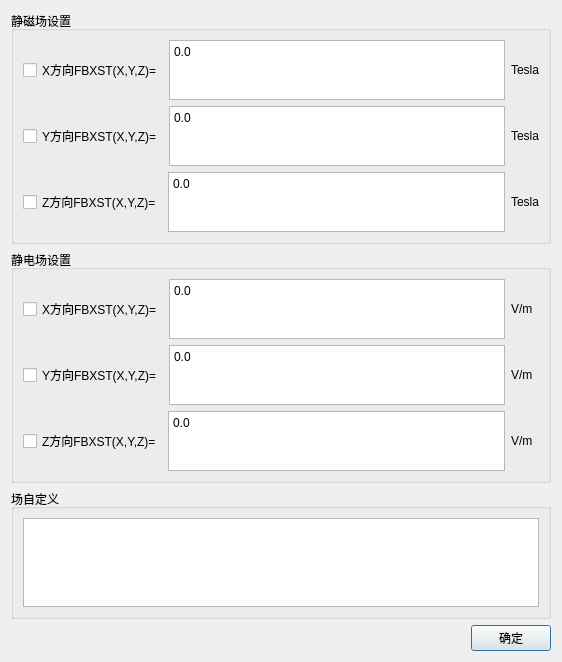
<?xml version="1.0" encoding="UTF-8"?>
<ui version="4.0">
 <class>Dialog_FieldSettingDlg</class>
 <widget class="QDialog" name="Dialog_FieldSettingDlg">
  <property name="windowModality">
   <enum>Qt::ApplicationModal</enum>
  </property>
  <property name="geometry">
   <rect>
    <x>0</x>
    <y>0</y>
    <width>557</width>
    <height>662</height>
   </rect>
  </property>
  <property name="minimumSize">
   <size>
    <width>0</width>
    <height>0</height>
   </size>
  </property>
  <property name="maximumSize">
   <size>
    <width>16777215</width>
    <height>16777215</height>
   </size>
  </property>
  <property name="windowTitle">
   <string>场设置</string>
  </property>
  <layout class="QGridLayout" name="gridLayout_4">
   <item row="0" column="0">
    <widget class="QGroupBox" name="groupBox_WorkSpace_X">
     <property name="title">
      <string>静磁场设置</string>
     </property>
     <layout class="QGridLayout" name="gridLayout_2">
      <item row="0" column="0">
       <layout class="QHBoxLayout" name="horizontalLayout_start">
        <item>
         <widget class="QCheckBox" name="checkBox_magenetic_x">
          <property name="text">
           <string>X方向FBXST(X,Y,Z)=</string>
          </property>
         </widget>
        </item>
        <item>
         <widget class="QTextEdit" name="LineEdit_magenetic_x">
          <property name="maximumSize">
           <size>
            <width>16777215</width>
            <height>60</height>
           </size>
          </property>
          <property name="html">
           <string>&lt;!DOCTYPE HTML PUBLIC &quot;-//W3C//DTD HTML 4.0//EN&quot; &quot;http://www.w3.org/TR/REC-html40/strict.dtd&quot;&gt;
&lt;html&gt;&lt;head&gt;&lt;meta name=&quot;qrichtext&quot; content=&quot;1&quot; /&gt;&lt;style type=&quot;text/css&quot;&gt;
p, li { white-space: pre-wrap; }
&lt;/style&gt;&lt;/head&gt;&lt;body style=&quot; font-family:'SimSun'; font-size:9pt; font-weight:400; font-style:normal;&quot;&gt;
&lt;p style=&quot; margin-top:0px; margin-bottom:0px; margin-left:0px; margin-right:0px; -qt-block-indent:0; text-indent:0px;&quot;&gt;0.0&lt;/p&gt;&lt;/body&gt;&lt;/html&gt;</string>
          </property>
         </widget>
        </item>
        <item>
         <widget class="QLabel" name="label_2">
          <property name="text">
           <string>Tesla</string>
          </property>
         </widget>
        </item>
       </layout>
      </item>
      <item row="1" column="0">
       <spacer name="verticalSpacer">
        <property name="orientation">
         <enum>Qt::Vertical</enum>
        </property>
        <property name="sizeHint" stdset="0">
         <size>
          <width>20</width>
          <height>40</height>
         </size>
        </property>
       </spacer>
      </item>
      <item row="2" column="0">
       <layout class="QHBoxLayout" name="horizontalLayout_start_2">
        <item>
         <widget class="QCheckBox" name="checkBox_magenetic_y">
          <property name="text">
           <string>Y方向FBXST(X,Y,Z)=</string>
          </property>
         </widget>
        </item>
        <item>
         <widget class="QTextEdit" name="LineEdit_magenetic_y">
          <property name="maximumSize">
           <size>
            <width>16777215</width>
            <height>60</height>
           </size>
          </property>
          <property name="html">
           <string>&lt;!DOCTYPE HTML PUBLIC &quot;-//W3C//DTD HTML 4.0//EN&quot; &quot;http://www.w3.org/TR/REC-html40/strict.dtd&quot;&gt;
&lt;html&gt;&lt;head&gt;&lt;meta name=&quot;qrichtext&quot; content=&quot;1&quot; /&gt;&lt;style type=&quot;text/css&quot;&gt;
p, li { white-space: pre-wrap; }
&lt;/style&gt;&lt;/head&gt;&lt;body style=&quot; font-family:'SimSun'; font-size:9pt; font-weight:400; font-style:normal;&quot;&gt;
&lt;p style=&quot; margin-top:0px; margin-bottom:0px; margin-left:0px; margin-right:0px; -qt-block-indent:0; text-indent:0px;&quot;&gt;0.0&lt;/p&gt;&lt;/body&gt;&lt;/html&gt;</string>
          </property>
         </widget>
        </item>
        <item>
         <widget class="QLabel" name="label_3">
          <property name="text">
           <string>Tesla</string>
          </property>
         </widget>
        </item>
       </layout>
      </item>
      <item row="3" column="0">
       <layout class="QHBoxLayout" name="horizontalLayout_start_4">
        <item>
         <widget class="QCheckBox" name="checkBox_magenetic_z">
          <property name="text">
           <string>Z方向FBXST(X,Y,Z)=</string>
          </property>
         </widget>
        </item>
        <item>
         <widget class="QTextEdit" name="LineEdit_magenetic_z">
          <property name="maximumSize">
           <size>
            <width>16777215</width>
            <height>60</height>
           </size>
          </property>
          <property name="html">
           <string>&lt;!DOCTYPE HTML PUBLIC &quot;-//W3C//DTD HTML 4.0//EN&quot; &quot;http://www.w3.org/TR/REC-html40/strict.dtd&quot;&gt;
&lt;html&gt;&lt;head&gt;&lt;meta name=&quot;qrichtext&quot; content=&quot;1&quot; /&gt;&lt;style type=&quot;text/css&quot;&gt;
p, li { white-space: pre-wrap; }
&lt;/style&gt;&lt;/head&gt;&lt;body style=&quot; font-family:'SimSun'; font-size:9pt; font-weight:400; font-style:normal;&quot;&gt;
&lt;p style=&quot; margin-top:0px; margin-bottom:0px; margin-left:0px; margin-right:0px; -qt-block-indent:0; text-indent:0px;&quot;&gt;0.0&lt;/p&gt;&lt;/body&gt;&lt;/html&gt;</string>
          </property>
         </widget>
        </item>
        <item>
         <widget class="QLabel" name="label_7">
          <property name="text">
           <string>Tesla</string>
          </property>
         </widget>
        </item>
       </layout>
      </item>
      <item row="4" column="0">
       <spacer name="verticalSpacer_2">
        <property name="orientation">
         <enum>Qt::Vertical</enum>
        </property>
        <property name="sizeHint" stdset="0">
         <size>
          <width>20</width>
          <height>40</height>
         </size>
        </property>
       </spacer>
      </item>
     </layout>
    </widget>
   </item>
   <item row="2" column="0">
    <widget class="QGroupBox" name="groupBox_WorkSpace_Z">
     <property name="title">
      <string>场自定义</string>
     </property>
     <layout class="QGridLayout" name="gridLayout">
      <item row="2" column="0">
       <spacer name="verticalSpacer_9">
        <property name="orientation">
         <enum>Qt::Vertical</enum>
        </property>
        <property name="sizeHint" stdset="0">
         <size>
          <width>20</width>
          <height>40</height>
         </size>
        </property>
       </spacer>
      </item>
      <item row="0" column="0">
       <spacer name="verticalSpacer_8">
        <property name="orientation">
         <enum>Qt::Vertical</enum>
        </property>
        <property name="sizeHint" stdset="0">
         <size>
          <width>516</width>
          <height>61</height>
         </size>
        </property>
       </spacer>
      </item>
      <item row="1" column="0">
       <layout class="QHBoxLayout" name="horizontalLayout_end_7">
        <item>
         <widget class="QTextEdit" name="textEdit_filed_custom">
          <property name="html">
           <string>&lt;!DOCTYPE HTML PUBLIC &quot;-//W3C//DTD HTML 4.0//EN&quot; &quot;http://www.w3.org/TR/REC-html40/strict.dtd&quot;&gt;
&lt;html&gt;&lt;head&gt;&lt;meta name=&quot;qrichtext&quot; content=&quot;1&quot; /&gt;&lt;style type=&quot;text/css&quot;&gt;
p, li { white-space: pre-wrap; }
&lt;/style&gt;&lt;/head&gt;&lt;body style=&quot; font-family:'SimSun'; font-size:9pt; font-weight:400; font-style:normal;&quot;&gt;
&lt;p style=&quot;-qt-paragraph-type:empty; margin-top:0px; margin-bottom:0px; margin-left:0px; margin-right:0px; -qt-block-indent:0; text-indent:0px;&quot;&gt;&lt;br /&gt;&lt;/p&gt;&lt;/body&gt;&lt;/html&gt;</string>
          </property>
         </widget>
        </item>
       </layout>
      </item>
     </layout>
    </widget>
   </item>
   <item row="3" column="0">
    <layout class="QHBoxLayout" name="horizontalLayout_10">
     <item>
      <spacer name="horizontalSpacer">
       <property name="orientation">
        <enum>Qt::Horizontal</enum>
       </property>
       <property name="sizeHint" stdset="0">
        <size>
         <width>40</width>
         <height>20</height>
        </size>
       </property>
      </spacer>
     </item>
     <item>
      <widget class="QPushButton" name="pushButton_ok">
       <property name="text">
        <string>确定</string>
       </property>
      </widget>
     </item>
    </layout>
   </item>
   <item row="1" column="0">
    <widget class="QGroupBox" name="groupBox_WorkSpace_Y">
     <property name="title">
      <string>静电场设置</string>
     </property>
     <layout class="QGridLayout" name="gridLayout_3">
      <item row="0" column="0" colspan="2">
       <spacer name="verticalSpacer_4">
        <property name="orientation">
         <enum>Qt::Vertical</enum>
        </property>
        <property name="sizeHint" stdset="0">
         <size>
          <width>516</width>
          <height>13</height>
         </size>
        </property>
       </spacer>
      </item>
      <item row="1" column="0">
       <layout class="QHBoxLayout" name="horizontalLayout_start_6">
        <item>
         <widget class="QCheckBox" name="checkBox_electric_x">
          <property name="text">
           <string>X方向FBXST(X,Y,Z)=</string>
          </property>
         </widget>
        </item>
        <item>
         <widget class="QTextEdit" name="LineEdit_electric_x">
          <property name="maximumSize">
           <size>
            <width>16777215</width>
            <height>60</height>
           </size>
          </property>
          <property name="html">
           <string>&lt;!DOCTYPE HTML PUBLIC &quot;-//W3C//DTD HTML 4.0//EN&quot; &quot;http://www.w3.org/TR/REC-html40/strict.dtd&quot;&gt;
&lt;html&gt;&lt;head&gt;&lt;meta name=&quot;qrichtext&quot; content=&quot;1&quot; /&gt;&lt;style type=&quot;text/css&quot;&gt;
p, li { white-space: pre-wrap; }
&lt;/style&gt;&lt;/head&gt;&lt;body style=&quot; font-family:'SimSun'; font-size:9pt; font-weight:400; font-style:normal;&quot;&gt;
&lt;p style=&quot; margin-top:0px; margin-bottom:0px; margin-left:0px; margin-right:0px; -qt-block-indent:0; text-indent:0px;&quot;&gt;0.0&lt;/p&gt;&lt;/body&gt;&lt;/html&gt;</string>
          </property>
         </widget>
        </item>
        <item>
         <widget class="QLabel" name="label_8">
          <property name="text">
           <string>V/m</string>
          </property>
         </widget>
        </item>
       </layout>
      </item>
      <item row="2" column="0" colspan="2">
       <spacer name="verticalSpacer_5">
        <property name="orientation">
         <enum>Qt::Vertical</enum>
        </property>
        <property name="sizeHint" stdset="0">
         <size>
          <width>516</width>
          <height>13</height>
         </size>
        </property>
       </spacer>
      </item>
      <item row="3" column="0">
       <layout class="QHBoxLayout" name="horizontalLayout_start_5">
        <item>
         <widget class="QCheckBox" name="checkBox_electric_y">
          <property name="text">
           <string>Y方向FBXST(X,Y,Z)=</string>
          </property>
         </widget>
        </item>
        <item>
         <widget class="QTextEdit" name="LineEdit_electric_y">
          <property name="maximumSize">
           <size>
            <width>16777215</width>
            <height>60</height>
           </size>
          </property>
          <property name="html">
           <string>&lt;!DOCTYPE HTML PUBLIC &quot;-//W3C//DTD HTML 4.0//EN&quot; &quot;http://www.w3.org/TR/REC-html40/strict.dtd&quot;&gt;
&lt;html&gt;&lt;head&gt;&lt;meta name=&quot;qrichtext&quot; content=&quot;1&quot; /&gt;&lt;style type=&quot;text/css&quot;&gt;
p, li { white-space: pre-wrap; }
&lt;/style&gt;&lt;/head&gt;&lt;body style=&quot; font-family:'SimSun'; font-size:9pt; font-weight:400; font-style:normal;&quot;&gt;
&lt;p style=&quot; margin-top:0px; margin-bottom:0px; margin-left:0px; margin-right:0px; -qt-block-indent:0; text-indent:0px;&quot;&gt;0.0&lt;/p&gt;&lt;/body&gt;&lt;/html&gt;</string>
          </property>
         </widget>
        </item>
        <item>
         <widget class="QLabel" name="label_5">
          <property name="text">
           <string>V/m</string>
          </property>
         </widget>
        </item>
       </layout>
      </item>
      <item row="4" column="0">
       <layout class="QHBoxLayout" name="horizontalLayout_start_9">
        <item>
         <widget class="QCheckBox" name="checkBox_electric_z">
          <property name="text">
           <string>Z方向FBXST(X,Y,Z)=</string>
          </property>
         </widget>
        </item>
        <item>
         <widget class="QTextEdit" name="LineEdit_electric_z">
          <property name="maximumSize">
           <size>
            <width>16777215</width>
            <height>60</height>
           </size>
          </property>
          <property name="html">
           <string>&lt;!DOCTYPE HTML PUBLIC &quot;-//W3C//DTD HTML 4.0//EN&quot; &quot;http://www.w3.org/TR/REC-html40/strict.dtd&quot;&gt;
&lt;html&gt;&lt;head&gt;&lt;meta name=&quot;qrichtext&quot; content=&quot;1&quot; /&gt;&lt;style type=&quot;text/css&quot;&gt;
p, li { white-space: pre-wrap; }
&lt;/style&gt;&lt;/head&gt;&lt;body style=&quot; font-family:'SimSun'; font-size:9pt; font-weight:400; font-style:normal;&quot;&gt;
&lt;p style=&quot; margin-top:0px; margin-bottom:0px; margin-left:0px; margin-right:0px; -qt-block-indent:0; text-indent:0px;&quot;&gt;0.0&lt;/p&gt;&lt;/body&gt;&lt;/html&gt;</string>
          </property>
         </widget>
        </item>
        <item>
         <widget class="QLabel" name="label_10">
          <property name="text">
           <string>V/m</string>
          </property>
         </widget>
        </item>
       </layout>
      </item>
     </layout>
    </widget>
   </item>
  </layout>
 </widget>
 <tabstops>
  <tabstop>pushButton_ok</tabstop>
  <tabstop>checkBox_magenetic_x</tabstop>
  <tabstop>LineEdit_magenetic_x</tabstop>
  <tabstop>checkBox_magenetic_y</tabstop>
  <tabstop>LineEdit_magenetic_y</tabstop>
  <tabstop>checkBox_magenetic_z</tabstop>
  <tabstop>LineEdit_magenetic_z</tabstop>
  <tabstop>checkBox_electric_x</tabstop>
  <tabstop>LineEdit_electric_x</tabstop>
  <tabstop>checkBox_electric_y</tabstop>
  <tabstop>LineEdit_electric_y</tabstop>
  <tabstop>checkBox_electric_z</tabstop>
  <tabstop>LineEdit_electric_z</tabstop>
  <tabstop>textEdit_filed_custom</tabstop>
 </tabstops>
 <resources/>
 <connections/>
</ui>
